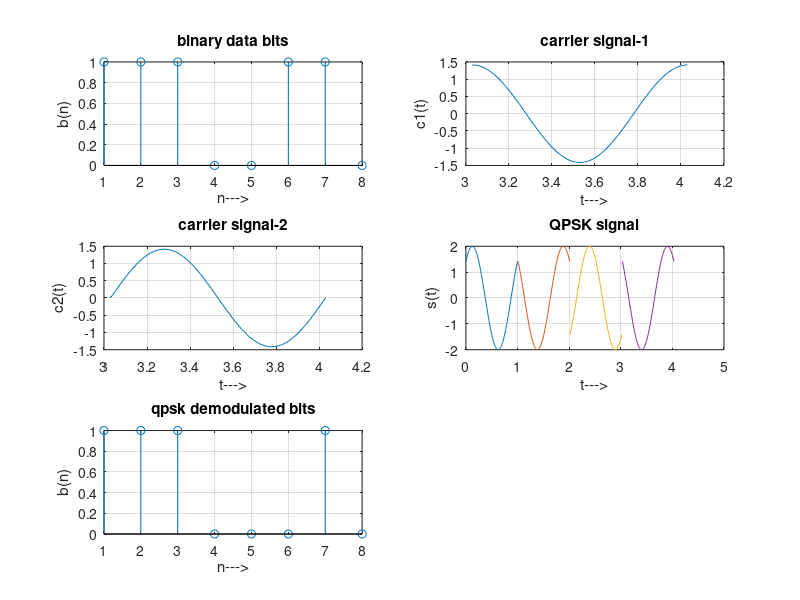

The MATLAB source for this figure:
pkg load signal
clc;
clear all;
close all;
Tb = 1;
t=0:(Tb/100):Tb;
fc=1;
c1=sqrt(2/Tb)*cos(2*pi*fc*t);
c2=sqrt(2/Tb)*sin(2*pi*fc*t);

N=8;
m=rand(1,N);
t1=0;
t2=Tb
for i=1:2:(N-1)
    t=[t1:(Tb/100):t2]
    if m(i)>0.5
        m(i)=1;
        m_s=ones(1,length(t));
    else
        m(i)=0;
        m_s=-1*ones(1,length(t));
    end

    odd_sig(i,:)=c1.*m_s;
    if m(i+1)>0.5
        m(i+1)=1;
        m_s=ones(1,length(t));
    else
        m(i+1)=0;
        m_s=-1*ones(1,length(t));
    end
    
    even_sig(i,:)=c2.*m_s;
    qpsk=odd_sig+even_sig;
    
    subplot(3,2,4);
    plot(t,qpsk(i,:));
    title('QPSK signal')
    xlabel('t--->');
    ylabel('s(t)');
    grid on;
    hold on;
    t1=t1+(Tb+.01);
    t2=t2+(Tb+.01);
end
hold off
subplot(3,2,1);
stem(m);
title('binary data bits');
xlabel('n--->');
ylabel('b(n)');
grid on;
subplot(3,2,2);
plot(t,c1);
title('carrier signal-1');
xlabel('t--->');
ylabel('c1(t)');
grid on;
subplot(3,2,3);
plot(t,c2);
title('carrier signal-2');
xlabel('t--->');
ylabel('c2(t)');
grid on;
t1=0;
t2=Tb
for i=1:N-1
    t=[t1:(Tb/100):t2]
    x1=sum(c1.*qpsk(i,:));
    x2=sum(c2.*qpsk(i,:));
    if x1>0 && x2>0
        demod(i)=1;
        demod(i+1)=1;
    elseif x1>0 && x2<0
        demod(i)=1;
        demod(i+1)=0;
    elseif x1<0 && x2<0
        demod(i)=0;
        demod(i+1)=0;
    elseif x1<0 && x2>0
        demod(i)=0;
        demod(i=1)=1;
    end
    t1=t1+(Tb+.01);
    t2=t2+(Tb+.01);
end
subplot(3,2,5);
stem(demod);
title('qpsk demodulated bits');
xlabel('n--->');
ylabel('b(n)');
grid on;